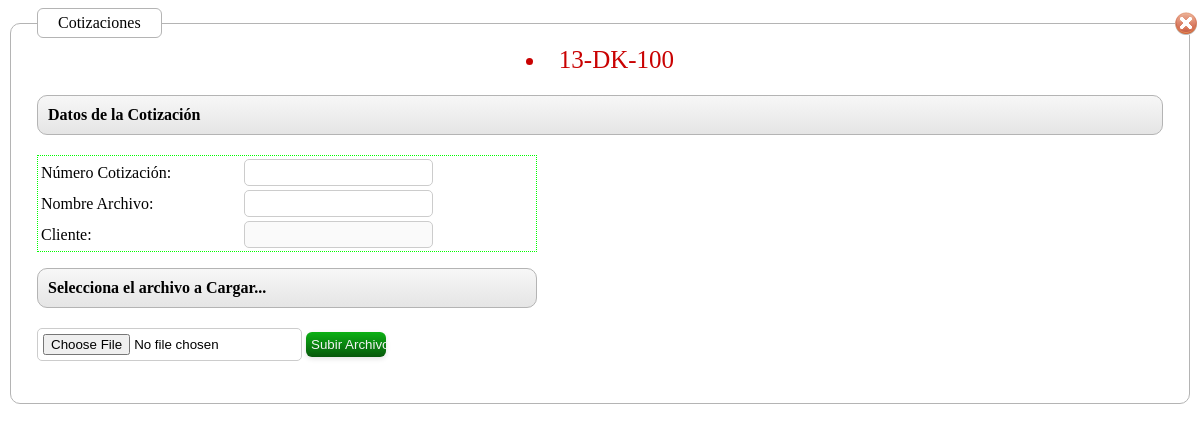
Page /includes/popup/Cotizacion.php?codigo=13-DK-100 on the earlier database version.
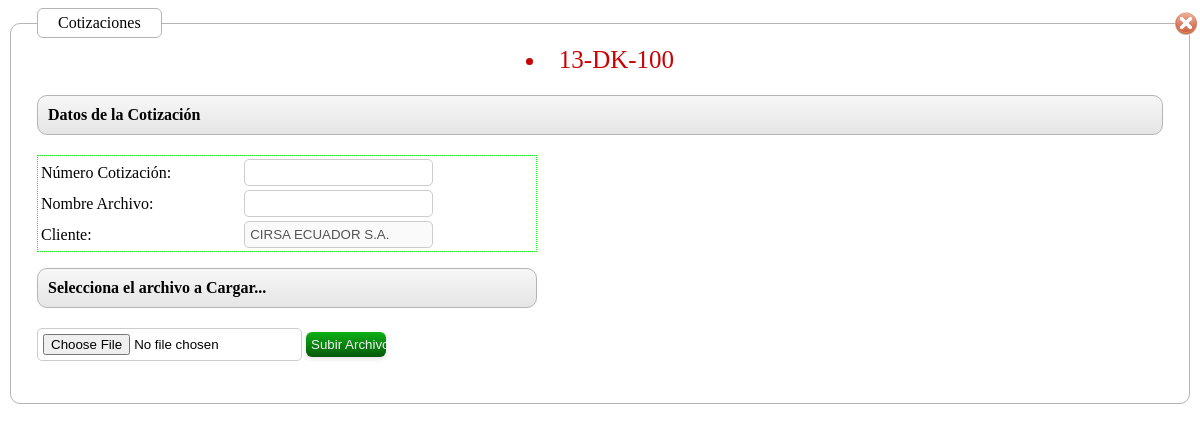
Same page on the later database version.
### tables this page shows
CREATE TABLE IF NOT EXISTS `dnk_documento` (
  `id` int(10) unsigned NOT NULL AUTO_INCREMENT,
  `DNK_CLIENTE_id` int(10) unsigned NOT NULL,
  `DNK_GERENCIAS_id` int(11) NOT NULL,
  `codigo` varchar(20) DEFAULT NULL,
  `num_ref_cliente` varchar(45) DEFAULT NULL,
  `fecha` date DEFAULT NULL,
  `hora` time DEFAULT NULL,
  `proveedor` int(10) NOT NULL,
  `id_tp_carga` int(11) NOT NULL COMMENT '1: Suelta , 2: Contenedor',
  `via` varchar(3) NOT NULL,
  `DNK_TP_DOCUMENTO_id` int(11) NOT NULL,
  `ciudad_id` int(11) NOT NULL,
  `estado` int(10) unsigned DEFAULT NULL COMMENT '1: Abierto 2: Cerrado 3:Anulado',
  `usuario_id` int(11) NOT NULL,
  `fecha_fin` date NOT NULL,
  PRIMARY KEY (`id`),
  UNIQUE KEY `codigo` (`codigo`),
  KEY `DOCUMENTO_FKIndex1` (`DNK_CLIENTE_id`)
);

CREATE TABLE IF NOT EXISTS `dnk_cliente` (
  `id` int(10) unsigned NOT NULL AUTO_INCREMENT,
  `ruc` varchar(13) DEFAULT NULL,
  `nombre` varchar(255) DEFAULT NULL,
  `direccion` varchar(255) DEFAULT NULL,
  `id_tipo_cliente` tinyint(4) NOT NULL COMMENT '1: Estalales 2:Privados',
  `telefono` varchar(20) DEFAULT NULL,
  `ext` varchar(10) DEFAULT NULL,
  `web` varchar(45) DEFAULT NULL,
  `usuario` varchar(100) NOT NULL,
  `clave` varchar(60) NOT NULL,
  PRIMARY KEY (`id`)
);

### includes/database.inc.php (called while the page is built, shortened)
<?php
class database {
	var $db = null;
	function database(){
		$this->db = new mysqli(HOST_NAME, USER_NAME, USER_PASSWD, DB_NAME);
		$this->db->query("SET NAMES 'utf8'");
		return $this->db;
	}
	function query( $query ){
		$obj = $this->db->query($query);
		return $obj;
	}
}
?>

### includes/popup/Cotizacion.php (the view, shortened to what this page needs)
<?php session_start();
        include_once("../database.inc.php");
	$dbmysql = new database();
?>
<?php
echo formulario();
function formulario(){
    global $dbmysql;
     $codigo_doc=$_GET['codigo'];
     $sql_cliente="SELECT c.ruc,c.nombre,d.`DNK_CLIENTE_id`,d.`codigo` FROM `dnk_documento`d,  `dnk_cliente` c WhERE c.id=d.`DNK_CLIENTE_id` AND `codigo`='$codigo_doc'";
                $rows = $dbmysql->query($sql_cliente);
                $row = $rows->fetch_object();
                $cliente=$row->nombre;
     $retval='<div class="fondo_archivos"><fieldset>
                    <legend>Cotizaciones</legend>
                    <div id="cerrar_ventana"><a href="javascript:void(0);" title="Cerrar" onclick="popupCssHide();"><img src="images/001_05.gif"></a></div>';
            $retval .='<div id="css_codigo" align="center">
                        <li><a><input type="hidden" id="codigo_tramite"  name="codigo_tramite" value="'.$codigo_doc.'"/>'.$codigo_doc.'</a></li>
                    </div>
                    <ol>
                    <div>
                        <label class="rotulo"><strong> Datos de la Cotización</label>
                    </div>
                    </ol>
                    <div class="settings">
                    <form method="post" enctype="multipart/form-data"   action="upload_cotizacion.php" target="_self">
                         <table width="100%" border="0" style="border-color:#0F0; border-style:dotted; border-width:1px;">
                            <tr>
                              <td>Número Cotización:</td>
                              <td><input type="text" name="cotizacion" id="cotizacion" required/></td>
                            </tr>
                            <tr>
                              <td>Nombre Archivo:</td>
                              <td><input type="text" name="nombre" id="nombre" required/></td>
                            </tr>
                            <tr>
                              <td>Cliente:</td>
                              <td><input type="text" name="cliente" id="cliente" disabled="disabled" value="'.$cliente.'"/></td>
                            </tr>
                          </table>
                                <ol>
                                    <div>
                                        <label class="rotulo"><strong>Selecciona el archivo a Cargar...</label>
                                    </div>
                                </ol>
                                 <input type="hidden" name="codigo" id="codigo" value="'.$codigo_doc.'"/>
                                 <input type="file" name="archivo_cotizacion" id="archivo_cotizacion"/>
                                 <input type="submit" name="btn" id="btn" value="Subir Archivo!"/>
                        </form>
                    </div>
               </fieldset><div>';
       return $retval;
     }
?>

### includes/popup/Cotizacion.php (style rules this page uses)
input:not([type=checkbox]), textarea { padding: 5px; border: 1px solid #ccc; -moz-border-radius: 5px; -webkit-border-radius: 5px; }
div fieldset { padding: 26px; border: 1px solid #b4b4b4; -moz-border-radius: 10px; -webkit-border-radius: 10px; background: #fff; }
div legend { padding: 5px 20px 5px 20px; color: #030303; -moz-border-radius: 6px; -webkit-border-radius: 6px; border: 1px solid #b4b4b4; background: #fff; }
div ol { list-style: none; margin-bottom: 20px; border: 1px solid #b4b4b4; -moz-border-radius: 10px; -webkit-border-radius: 10px; padding: 10px; }
div ol, form legend, form fieldset { background-image: -moz-linear-gradient(top, #f7f7f7, #e5e5e5); background-image: -webkit-gradient(linear,left bottom,left top,color-stop(0, #e5e5e5),color-stop(1, #f7f7f7)); }
.settings { width: 500px; list-style: none; position: relative; }
input[type=submit] { width: 80px; color: #f3f3f3; -moz-border-radius: 6px; -webkit-border-radius: 6px; background-image: -moz-linear-gradient(top, #0cb114, #07580b); background-image: -webkit-gradient(linear,left bottom,left top,color-stop(0, #07580b),color-stop(1, #0cb114)); -webkit-box-shadow: #4b4b4b 0px 2px 5px; -moz-box-shadow: #4e4e4e 0px 2px 5px; box-shadow: #e3e3e3 0px 2px 5px; border: none; }
#css_codigo { color: #C90202; padding: 5px; margin: 5px; text-transform: uppercase; font-size: 25px; }
#cerrar_ventana { text-align: right; margin-top: -52px; margin-right: -35px; }

Differences in the rows shown:
added dnk_documento: cliente "CIRSA ECUADOR S.A."
